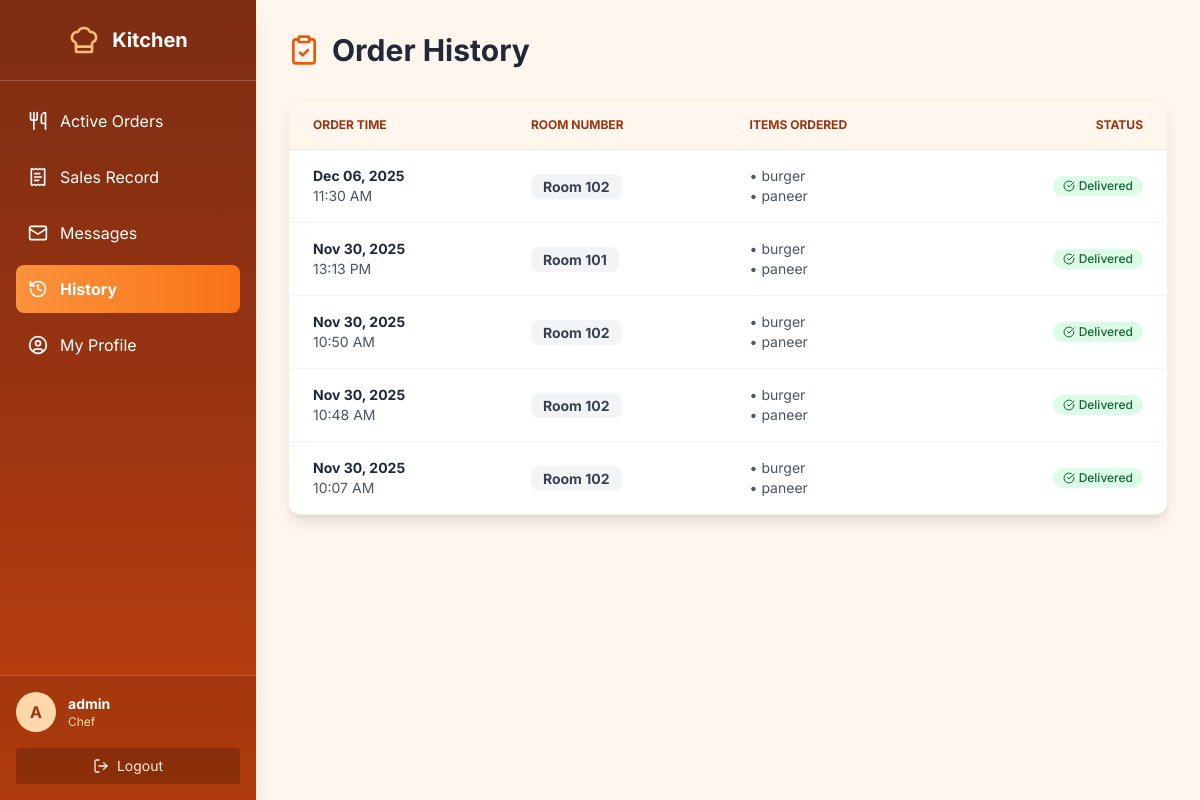
Screenshot of /dashboard/kitchen/history/ (signed in) with the database file from the repository.
### accounts/models.py (models this page shows, shortened)
class CustomUser(AbstractUser):
    ADMIN = 'admin'
    EMPLOYEE = 'employee'  # Unified role for all staff
    CUSTOMER = 'customer'
    ROLE_CHOICES = [
        (ADMIN, 'Admin'),
        (EMPLOYEE, 'Employee'),
        (CUSTOMER, 'Customer'),
    ]
    role = models.CharField(max_length=15, choices=ROLE_CHOICES)
    mobile = models.CharField(max_length=15, blank=True, null=True)
    profile_picture = models.ImageField(upload_to='profile_pics/', blank=True, null=True)
    objects = CustomUserManager()

class FoodOrder(models.Model):
    STATUS_CHOICES = [
        ('pending', 'Pending'),
        ('cooking', 'Cooking'),
        ('ready', 'Ready to Serve'),
        ('delivered', 'Delivered'),
    ]
    booking = models.ForeignKey(Booking, on_delete=models.CASCADE) # Link to their room stay
    items = models.ManyToManyField(FoodItem) # Simple Many-to-Many for now
    total_price = models.DecimalField(max_digits=8, decimal_places=2, default=0.00)
    status = models.CharField(max_length=20, choices=STATUS_CHOICES, default='pending')
    is_paid = models.BooleanField(default=False)
    created_at = models.DateTimeField(auto_now_add=True)
    chef = models.ForeignKey(Employee, on_delete=models.SET_NULL, null=True, blank=True, related_name='food_orders')

class Booking(models.Model):
    user = models.ForeignKey(CustomUser, on_delete=models.CASCADE)
    room = models.ForeignKey('Room', on_delete=models.CASCADE)
    check_in = models.DateField()
    check_out = models.DateField()
    actual_check_in = models.DateTimeField(blank=True, null=True)
    actual_check_out = models.DateTimeField(blank=True, null=True)
    total_amount = models.DecimalField(max_digits=10, decimal_places=2, default=0.00)
    is_paid = models.BooleanField(default=False)
    payment_method = models.CharField(max_length=20, blank=True, null=True) # Cash, Card, UPI
    is_cancelled = models.BooleanField(default=False)
    cancelled_at = models.DateTimeField(blank=True, null=True)
    branch = models.ForeignKey('Branch', on_delete=models.SET_NULL, null=True, blank=True, related_name='bookings')
    created_at = models.DateTimeField(auto_now_add=True)

class Room(models.Model):
    ROOM_TYPES = [
        ('single', 'Single Room'),
        ('double', 'Double Room'),
        ('suite', 'Suite'),
        ('deluxe', 'Deluxe Room'),
        ('family', 'Family Room'),
    ]
    AVAILABLE = 'available'
    OCCUPIED = 'occupied'
    DIRTY = 'dirty'
    MAINTENANCE = 'maintenance'
    STATUS_CHOICES = [
        (AVAILABLE, 'Available'),
        (OCCUPIED, 'Occupied'),
        (DIRTY, 'Dirty'),
        (MAINTENANCE, 'Maintenance'),
    ]
    room_number = models.CharField(max_length=10, unique=True)
    room_type = models.CharField(max_length=20, choices=ROOM_TYPES)
    price_per_night = models.DecimalField(max_digits=10, decimal_places=2)
    capacity = models.PositiveIntegerField(help_text="Number of people")
    description = models.TextField(blank=True)
    room_image = models.ImageField(upload_to='room_images/', blank=True, null=True)
    room_status = models.CharField(max_length=20, choices=STATUS_CHOICES, default=AVAILABLE)
    branch = models.ForeignKey('Branch', on_delete=models.SET_NULL, null=True, blank=True, related_name='rooms')

class FoodItem(models.Model):
    CATEGORY_CHOICES = [
        ('starter', 'Starter'),
        ('main_course', 'Main Course'),
        ('beverage', 'Beverage'),
        ('dessert', 'Dessert'),
    ]
    name = models.CharField(max_length=100)
    category = models.CharField(max_length=20, choices=CATEGORY_CHOICES)
    price = models.DecimalField(max_digits=6, decimal_places=2)
    image = models.ImageField(upload_to='food_images/', blank=True, null=True)
    is_available = models.BooleanField(default=True)

### accounts/decorators.py (the view, shortened to what this page needs)
        def wrapper_func(request, *args, **kwargs):
            if not request.user.is_authenticated:
                return redirect('login')
            if request.user.role == 'admin':
                return view_func(request, *args, **kwargs)

### accounts/models.py (called while the page is built)
    @classmethod
    def load(cls):
        obj, _ = cls.objects.get_or_create(pk=1)
        return obj

### accounts/views.py (called while the page is built)
def paginate(request, queryset, per_page=10):
    return Paginator(queryset, per_page).get_page(request.GET.get('page'))

@login_required
@employee_required(allowed_jobs=['kitchen', 'manager', 'admin'])
def kitchen_history(request):
    delivered_orders = FoodOrder.objects.filter(status='delivered').order_by('-created_at')
    page_obj = paginate(request, delivered_orders)
    return render(request, 'kitchen_panel/history.html', {'orders': page_obj, 'page_obj': page_obj})

### templates/kitchen_panel/history.html (shortened to what this page needs)
{% extends 'kitchen_panel/kitchenbase.html' %}
{% block kitchen_content %}
<div class="max-w-7xl mx-auto">
    <h2 class="text-3xl font-bold text-gray-800 mb-8 flex items-center">
        <i data-lucide="clipboard-check" class="w-8 h-8 text-orange-600 mr-3"></i> Order History
    </h2>
    <div class="bg-white rounded-xl shadow-lg overflow-hidden border border-orange-100">
        <div class="overflow-x-auto">
            <table class="rtable w-full text-left">
                <thead class="bg-orange-50 text-orange-800 text-xs uppercase font-semibold border-b border-orange-100">
                    <tr>
                        <th class="px-6 py-4">Order Time</th>
                        <th class="px-6 py-4">Room Number</th>
                        <th class="px-6 py-4">Items Ordered</th>
                        <th class="px-6 py-4 text-right">Status</th>
                    </tr>
                </thead>
                <tbody class="divide-y divide-gray-100">
                    {% for order in orders %}
                    <tr class="hover:bg-orange-50 transition">
                        <td data-label="Order Time" class="px-6 py-4 text-sm text-gray-600">
                            <div class="font-bold text-gray-800">{{ order.created_at|date:"M d, Y" }}</div>
                            <div>{{ order.created_at|date:"H:i A" }}</div>
                        </td>
                        <td data-label="Room Number" class="px-6 py-4">
                            <span class="px-3 py-1 bg-gray-100 text-gray-700 rounded-lg font-bold text-sm">
                                Room {{ order.booking.room.room_number }}
                            </span>
                        </td>
                        <td data-label="Items Ordered" class="px-6 py-4 text-sm text-gray-600">
                            {% for item in order.items.all %}
                                <div>• {{ item.name }}</div>
                            {% endfor %}
                        </td>
                        <td data-label="Status" class="rtable-actions px-6 py-4 text-right">
                            <span class="inline-flex items-center px-2.5 py-0.5 rounded-full text-xs font-medium bg-green-100 text-green-800">
                                <i data-lucide="check-circle" class="w-3 h-3 mr-1"></i> Delivered
                            </span>
                        </td>
                    </tr>
                    {% endfor %}
                </tbody>
            </table>
        </div>
    </div>
</div>
{% endblock %}

### templates/kitchen_panel/kitchenbase.html (shortened to what this page needs)
{% load static %}
<!DOCTYPE html>
<html lang="en">
<head>
  <script src="https://cdn.tailwindcss.com"></script>
</head>
<body class="flex min-h-screen">
  <aside id="sidebar" class="sidebar w-64 fixed inset-y-0 left-0 z-30 shadow-xl flex flex-col transform -translate-x-full md:translate-x-0 transition-transform duration-300">
    <div class="flex items-center justify-center p-6 border-b border-white/20">
      <i data-lucide="chef-hat" class="w-8 h-8 mr-3 text-orange-300"></i>
      <h1 class="text-xl font-bold">Kitchen</h1>
    </div>
    <nav class="p-4 space-y-2 flex-1 min-h-0 overflow-y-auto">
      <a href="{% url 'kitchen_dashboard' %}" class="sidebar-link flex items-center p-3 rounded-lg {% if request.resolver_match.url_name == 'kitchen_dashboard' %}active{% endif %}">
        <i data-lucide="utensils" class="w-5 h-5 mr-3"></i> Active Orders
      </a>
      <a href="{% url 'sales_record' %}" class="sidebar-link flex items-center p-3 rounded-lg {% if request.resolver_match.url_name == 'sales_record' %}active{% endif %}">
        <i data-lucide="receipt-text" class="w-5 h-5 mr-3"></i> Sales Record
      </a>
      <a href="{% url 'inbox' %}" class="sidebar-link flex items-center p-3 rounded-lg {% if request.resolver_match.url_name == 'inbox' %}active{% endif %}">
        <i data-lucide="mail" class="w-5 h-5 mr-3"></i> Messages
      </a>
      <a href="{% url 'kitchen_history' %}" class="sidebar-link flex items-center p-3 rounded-lg {% if request.resolver_match.url_name == 'kitchen_history' %}active{% endif %}">
        <i data-lucide="history" class="w-5 h-5 mr-3"></i> History
      </a>
      <a href="{% url 'kitchen_profile' %}" class="sidebar-link flex items-center p-3 rounded-lg {% if request.resolver_match.url_name == 'kitchen_profile' %}active{% endif %}">
        <i data-lucide="user-circle" class="w-5 h-5 mr-3"></i> My Profile
      </a>
    </nav>
    <div class="mt-auto shrink-0 w-full bg-black/10 border-t border-white/20">
       <div class="p-4 flex items-center gap-3">
           {% if user.profile_picture %}
               <img src="{{ user.profile_picture.url }}" class="w-10 h-10 rounded-full border-2 border-orange-300 object-cover">
           {% else %}
               <div class="w-10 h-10 bg-orange-200 text-orange-800 rounded-full flex items-center justify-center font-bold">
                   {{ user.username|first|upper }}
               </div>
           {% endif %}
           <div class="flex-1 min-w-0">
               <p class="text-sm font-bold truncate">{{ user.get_full_name|default:user.username }}</p>
               <p class="text-xs text-orange-200">Chef</p>
           </div>
       </div>
       <div class="px-4 pb-4">
           <form action="{% url 'logout' %}" method="post">
               <button class="flex items-center justify-center w-full py-2 text-sm bg-black/20 hover:bg-black/40 rounded text-orange-100 transition">
                   <i data-lucide="log-out" class="w-4 h-4 mr-2"></i> Logout
               </button>
           </form>
       </div>
    </div>
  </aside>
  <main class="flex-1 md:ml-64 p-4 md:p-8">
    {% block kitchen_content %}{% endblock %}
  </main>
</body>
</html>

### templates/kitchen_panel/kitchenbase.html (style rules this page uses)
body { font-family: 'Inter', sans-serif; background-color: #fff7ed; }
.sidebar { background: linear-gradient(to bottom, #7c2d12, #9a3412, #c2410c); color: white; }
.sidebar-link.active { background: linear-gradient(to right, #fb923c, #f97316); color: white; font-weight: 700; }

### rows the page displays
CustomUser: username|first "A", get_full_name "admin"
FoodOrder: created_at "Dec 06, 2025", created_at "11:30 AM", booking.room.room_number "102"
FoodItem: name "burger"
FoodItem: name "paneer"
FoodOrder: created_at "Nov 30, 2025", created_at "13:13 PM", booking.room.room_number "101"
FoodOrder: created_at "Nov 30, 2025", created_at "10:50 AM", booking.room.room_number "102"
FoodOrder: created_at "Nov 30, 2025", created_at "10:48 AM", booking.room.room_number "102"
FoodOrder: created_at "Nov 30, 2025", created_at "10:07 AM", booking.room.room_number "102"
